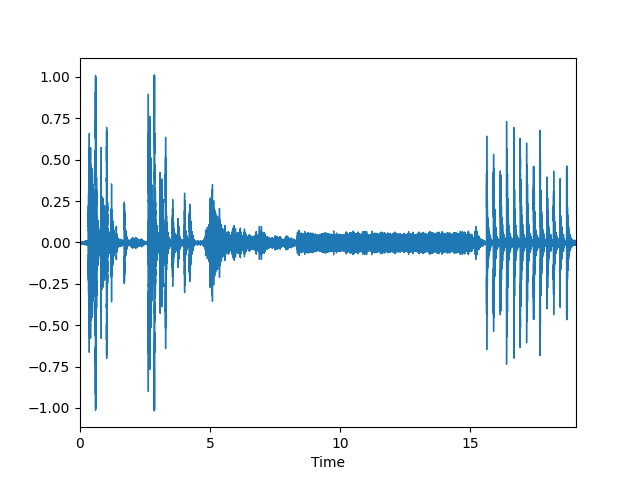

Source code (Python):
import librosa
import librosa.display
import argparse
import matplotlib.pyplot as plt

class Options:
    """
    A class to manage command line options
    """

    infile = ""         # file list that we will read looking for entries
    
    image = 'waveplot.png'  # image name output

    def __init__(self):
        """
        Inits the class
        """
        self.infile = ""
        
        self._get_command_line_arguments()

    # End of init() function


    def _get_command_line_arguments(self):
        """
        Defines and gets all the arguments for the command line using
        argparse module. This function is called in the __init__ function
        of this class.
        """

        parser = argparse.ArgumentParser(description='Script to analyse flexlm log files.')

        parser.add_argument('-i', '--image', action='store', dest='image', help='Image output name, defaults to waveplot.png', default='waveplot.png')
        parser.add_argument('files', metavar='Files', type=str, help='Input audio file')

        self.options = parser.parse_args()

        
        self.image = self.options.image
        self.infile = self.options.files


my_opts = Options()

filename = my_opts.infile
y, sr = librosa.load(filename)
# trim silent edges
whale_song, _ = librosa.effects.trim(y)
librosa.display.waveplot(whale_song, sr=sr)
plt.savefig(Options.image)